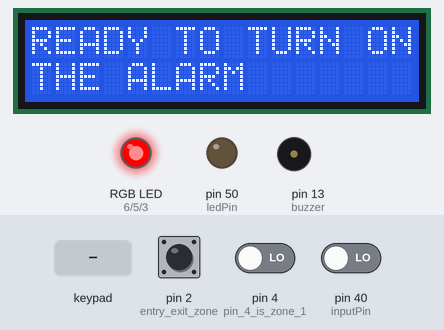
Bench run of a sketch on a simulated Arduino Mega 2560, built with avr-gcc and run on an emulated ATmega2560. On the bench: 16×2 character LCD, an RGB LED mixed from three pins (HIGH = lit), output pins drawn as LEDs (lit = HIGH), buzzer (waves = sounding, pin HIGH). The test bench sets the inputs (shaded band); at power-on: pin 2 (entry_exit_zone) HIGH, pin 4 (pin_4_is_zone_1) LOW, pin 40 (inputPin) LOW. What the sketch prints to the serial monitor is not drawn.

Above: at 1.8 s.
1.9 s: keypad keys 3 0 2 9 2 8 2 7 pressed 0.4 s apart
At 6.5 s:
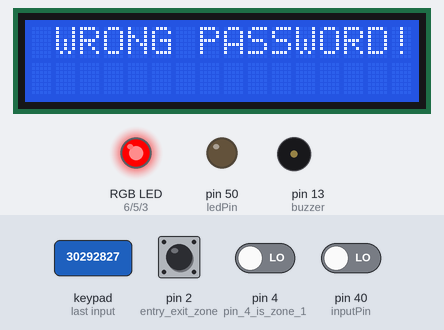
6.6 s: keypad keys 3 0 2 9 2 8 2 7 # pressed 0.4 s apart
At 9.1 s:
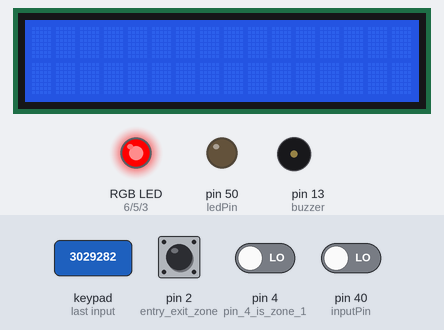
11.7 s: keypad keys 2 6 2 5 2 4 2 3 pressed 0.4 s apart
At 15.5 s:
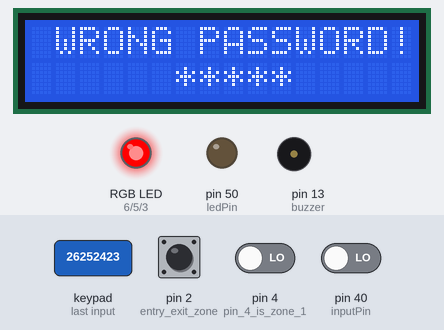
16.4 s: keypad keys 1 2 3 4 # pressed 0.4 s apart
At 18.6 s:
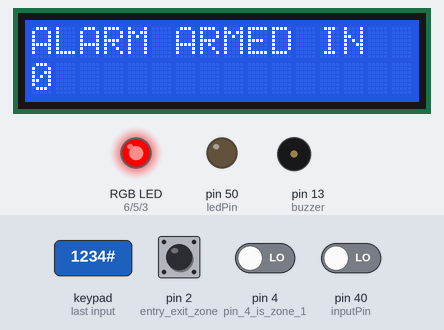
21.4 s: key '1' pressed
At 22.8 s:
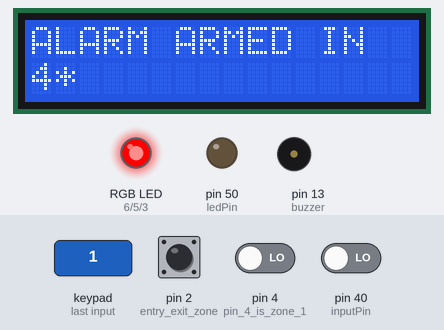
24.4 s: keypad keys 3 0 2 9 2 8 2 7 * pressed 0.4 s apart
At 31.4 s:
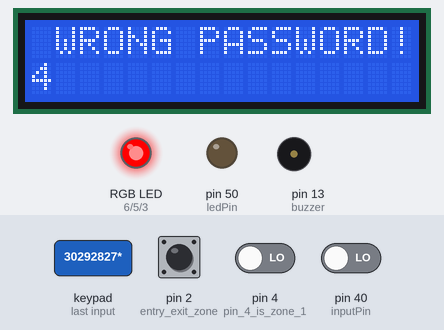
Timing chart, 0 to 39.7 s (numbered marks = the images above; inputs shaded):
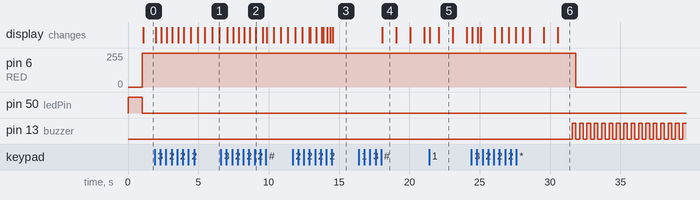

Measured:
- after the input at 1.9 s, the display: first changes after 0.06 s (image 1 shows a later state)
- after the input at 6.6 s, the display: first changes after 0.46 s (image 2 shows a later state)
- after the input at 16.4 s, the display: changes after 1.7 s (image 4)
- after the input at 21.4 s, the display: first changes after 0.06 s (image 5 shows a later state)
- after the input at 24.4 s, the display: first changes after 0.06 s (image 6 shows a later state)
- what the display in image 4 shows lasts 1.0 s, from 18.1 s to 19.1 s

The sketch:

AlarmSystem1.6PIRSENSOR.ino
```cpp
/*Basic alarm system.  On/Off switch is connected to pin 8 with a pull up resistor
 * Zone 1 is connected to pin 3 with a pull up resistor, the entry exit zone is
 * connected to interrupt pin 2 with a pull up resistor.  The output is an LED
 * connected to pin 7 which times out after 5 flashes and resets the variables.
 */


/*************************KEYPAD/ PASSWORD VARIABLES***************/

#include <Keypad.h>
#include <Password.h>

String newPasswordString; //hold the new password
char newPassword[6]; //character string of newPasswordString

//initialize password to 1234
//you can use password.set(newPassword) to overwrite it
Password password = Password("1234");

byte maxPasswordLength = 6;
byte currentPasswordLength = 0;
const byte ROWS = 4; // Four rows
const byte COLS = 4; // Four columns

//Define the keymap
char keys[ROWS][COLS] = {
{'1','2','3','A'},
{'4','5','6','B'},
{'7','8','9','C'},
{'*','0','#','D'}
};

//// Connect keypad ROW0, ROW1, ROW2 and ROW3 to these Arduino pins.

byte rowPins[ROWS] = {30, 29, 28, 27}; //connect to row pinouts


// Connect keypad COL0, COL1, COL2 and COL3 to these Arduino pins.

byte colPins[COLS] = {26, 25, 24, 23}; //connect to row pinouts


// Create the Keypad
Keypad keypad = Keypad( makeKeymap(keys), rowPins, colPins, ROWS, COLS );


int x = 0;
unsigned long time_now = 0;
int period = 1000;


/********************LCD VARIABLES**********************************/

#include <LiquidCrystal.h>

// initialize the library with the numbers of the interface pins
LiquidCrystal lcd(7, 8, 9, 10, 11, 12);

int lcdperiod = 500;


/***********************RGB LED VARIABLES**************************/

// Define Pins
#define BLUE 3
#define GREEN 5
#define RED 6

int redValue;
int greenValue;
int blueValue;

int Sirenperiod = 1;

/**************************BUZZER VARIABLES*************************/

int buzzer = 13;//the pin of the active buzzer

/*************************ALARM VARIABLES**************************/

volatile int entry_exit = 0;  //entry/exit zone connected to interrupt
volatile int on_off = 0;  // on/off
volatile int zone_1 = 0;
int a=0, z;


/**************************PIR VARIABLES*******************************/

int ledPin = 50;                // choose the pin for the LED
int inputPin = 40;               // choose the input pin (for PIR sensor)
int pirState = LOW;             // we start, assuming no motion detected
int val = 0;                    // variable for reading the pin status


/*************************RGB LED FUNCTIONS******************************/

void Siren_Delay()  {
    time_now = millis();
    while(millis() < time_now + Sirenperiod )  {
    Read_key();
    //Serial.print("millis()");
    //Serial.println(millis());
// wait appox. [period] ms
}
}

void Siren(){

  digitalWrite(RED, HIGH);
  digitalWrite(GREEN, LOW);
  digitalWrite(BLUE, LOW);

  redValue = 255;
  greenValue = 0;
  blueValue = 0;


for(int i = 0; i < 255; i += 1) // fades out red
{
redValue -= 1;

analogWrite(RED, redValue);
digitalWrite(buzzer,HIGH);
Siren_Delay();
}

redValue = 0;
greenValue = 0;
blueValue = 0;

for(int i = 0; i < 255; i += 1) // fades in blue
{
blueValue += 1;
digitalWrite(buzzer,LOW);
analogWrite(BLUE, blueValue);
Siren_Delay();
}

redValue = 0;
greenValue = 0;
blueValue = 255;

for(int i = 0; i < 255; i += 1) // fades out blue
{
blueValue -= 1;
digitalWrite(buzzer,HIGH);
analogWrite(BLUE, blueValue);
Siren_Delay();
}

redValue = 0;
greenValue = 0;
blueValue = 0;

for(int i = 0; i < 255; i += 1) // fades in red
{
redValue += 1;
digitalWrite(buzzer,LOW);
analogWrite(RED, redValue);
Siren_Delay();
}

redValue = 255;
greenValue = 0;
blueValue = 0;
}


/************************KEYPAD/LCD FUNCTIONS****************************/

void Read_key(){
  char key = keypad.getKey();
   if (key != NO_KEY){
      delay(60);
      switch (key){
      case 'A': break;
      case 'B': break;
      case 'C': break;
      case 'D': break;
      case '#': checkPassword(); break;
      case '*': resetPassword(); break;
      default: processNumberKey(key);
      }
   }
}

void processNumberKey(char key) {
   Serial.print(key);
   lcd.print("*");
   currentPasswordLength++;
   password.append(key);
   if (currentPasswordLength == maxPasswordLength) {
      checkPassword();
   }
}

void LCD_Scroll_Delay()  {
    time_now = millis();
    while(millis() < time_now + lcdperiod)  {
    Read_key();
    //Serial.print("millis()");
    //Serial.println(millis());
// wait appox. [period] ms
}
}

void checkPassword() {
   if (password.evaluate()){
      Serial.println("PASSWORD ENTERED");
      lcd.clear();
      lcd.print("PASSWORD ENTERED" );

      on_off = on_off^1; //toggle on_off

   } else {
      Serial.println("WRONG PASSWORD!");
      lcd.clear();
      lcd.setCursor(1,0);
      lcd.print("WRONG PASSWORD!" );
      for(int x=0; x < 3; x++) { // loop 3 times
    lcd.noDisplay(); // turn display off
    LCD_Scroll_Delay();
    lcd.display(); // turn it back on again
    LCD_Scroll_Delay();

    }
    lcd.setCursor(6,1);

   }

   resetPassword();
}

void resetPassword() {
   password.reset();
   currentPasswordLength = 0;
}


void My_Delay()  {
    time_now = millis();
    while(millis() < time_now + period)  {
    Read_key();
    //Serial.print("millis()");
    //Serial.println(millis());
// wait appox. [period] ms
}

    }

    /*********************ALARM FUNCTIONS**************************/

   void pulse() {
  for(a=0;a<5;a++){
    digitalWrite(13,HIGH);
    My_Delay();
    digitalWrite(13,LOW);
    My_Delay();
    if(on_off==0)
    return;
  }
  entry_exit = 0;
  zone_1 = 0;
  // on_off = 0; No longer needed with keypad attached
}

void read_on_off(){
  Read_key();
}

void read_zone_1(){
  zone_1 = !digitalRead(4);
}

void read_zone_PIR(){

  }

void countdown(){
  lcd.clear();
  lcd.print("ALARM ARMED IN ");
  Serial.print("ALARM ARMED IN ");
  for(z=0;z<5;z++){
    Serial.println(z);
    lcd.setCursor(0,1);
    lcd.print(z);
    My_Delay();
  }
 entry_exit = 0;
}

void ISR_pin2(){
  entry_exit = 1;

}

/****************************MAIN SETUP*************************/

void setup()
{
  pinMode(ledPin, OUTPUT); //initialise PIR led as output
  pinMode(inputPin, INPUT); //initialise pir sensor as input
  digitalWrite(ledPin, HIGH);
  delay(1000);
  digitalWrite(ledPin, LOW);


  pinMode(RED, OUTPUT);
  pinMode(GREEN, OUTPUT);
  pinMode(BLUE, OUTPUT);
  digitalWrite(RED, HIGH);
  digitalWrite(GREEN, LOW);
  digitalWrite(BLUE, LOW);

  pinMode(buzzer,OUTPUT);//initialize the buzzer pin as an output


  pinMode(2, INPUT); //entry exit zone
  //pinMode(8, INPUT); // pin 8 is no longer on off with the keypad
  pinMode(4, INPUT); // pin 4 is zone 1

  lcd.begin(16,2);


  Serial.begin(9600);
  Serial.println("READY TO TURN ON THE ALARM");
  lcd.print("READY TO TURN ON");
  lcd.setCursor(0,1);
  lcd.print("THE ALARM");
  lcd.setCursor(10,1);


  attachInterrupt(digitalPinToInterrupt(2), ISR_pin2, FALLING);

  //pin 2 is the interrupt, when this is triggered, and pin 2 goes from logic 1 to 0
  //when triggered ISR pin 2 is ran which sets entry exit to 1.
  //While the on/off switch = 0 stay in the while loop reading the switch

  while(!on_off){   //
                    //will loop through this until alarm is turned on as on off is 0.
    read_on_off(); //reads status of on_off.


  }
  //countdown to allow you to leave the house
  //after 0n_off switch is on, exit while loop, and count down giving you a chance to leave the house
  countdown();

 }

/*******************MAIN LOOP***********************/

void loop()
{
      read_on_off();
      read_zone_1();

    //  Serial.print("zone_1   ");
    //  Serial.println(zone_1);
      //we dont read entry exit zone because it is set as an interrupt routine above.

      if(a == 1){   //This allows the alarm to be reset

            digitalWrite(RED, HIGH);
            digitalWrite(GREEN, LOW);
            digitalWrite(BLUE, LOW);
          Serial.println("TURN ON ALARM");
          lcd.clear();
          lcd.print("TURN ON ALARM " );
          lcd.setCursor(6,1);
          entry_exit = 0;
          zone_1 = 0;
          on_off = 0;
          a = 0;
      }

    if(on_off == 1){   //This alows the alarm to be reset
          countdown();
          Serial.println("ALARM ARMED");
          lcd.clear();
          lcd.print("ALARM ARMED " );
          lcd.setCursor(6,1);
          digitalWrite(RED, LOW);
          digitalWrite(GREEN, HIGH);
          digitalWrite(BLUE, LOW);

    }

    while (on_off){      // While on_off switch = 1 check other sensors

        read_zone_1();
        read_on_off();

        val = digitalRead(inputPin);  // read input value
  if (val == HIGH) {            // check if the input is HIGH
    digitalWrite(ledPin, HIGH);  // turn LED ON
    if (pirState == LOW) {
      // we have just turned on
      Serial.println("Motion detected!");
      // We only want to print on the output change, not state
      pirState = HIGH;
    }
  } else {
    digitalWrite(ledPin, LOW); // turn LED OFF
  }

        if(entry_exit == 1){


          Serial.println("TURN OFF ALARM");
          lcd.clear();
          lcd.print("TURN OFF ALARM " );
          lcd.setCursor(7,1);

          for(int x=0; x < 5; x++) { // 5 seconds to turn off alarm
            My_Delay();
            read_on_off();
          }


          Serial.println("ENTRY EXIT ZONE BREACHED");
          lcd.clear();
          lcd.setCursor(0,0);
          lcd.print("ENTRY EXIT ZONE" );
          lcd.setCursor(0,1);
          lcd.print("BREACHED" );
          lcd.setCursor(10,1);


         a = 1;

          read_on_off();

          while(on_off&&entry_exit){

            read_on_off();
            Siren();
            a = 1;

          }
        }


        //Serial.print("zone_1   "); //printed these to figure out why zone 1 wasnt triggering the alarm.
        //Serial.print(zone_1);
        //Serial.print("  on_off  ");
        //Serial.println(on_off);

        while(zone_1&&on_off){ //while zone1 is on (triggered) and the alarm is on
          //if zone_1 is triggered keep alarm going until it is turned off
          read_on_off();

          a = 1;
          Serial.println("ZONE 1 BREACHED");
          lcd.clear();
          lcd.print("ZONE 1 BREACHED" );
          lcd.setCursor(6,1);

          Siren();


        }

       while(on_off&&val==HIGH){

          read_on_off();

          a = 1;

          Serial.println("PIR ZONE BREACHED");
          lcd.clear();
          lcd.print("MOTION SENSOR" );
          lcd.setCursor(0,1);
          lcd.print("TRIGGERED");
          lcd.setCursor(11,1);

          Siren();
       }

}
}
```
